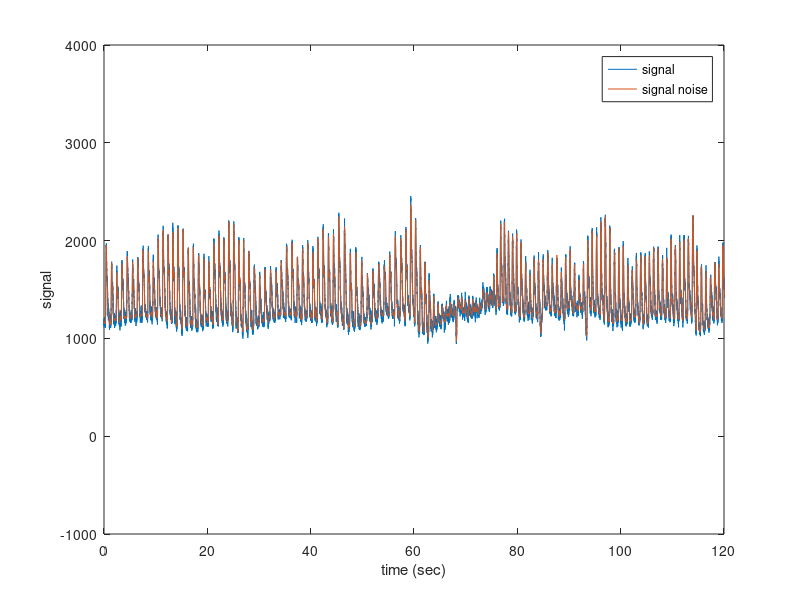
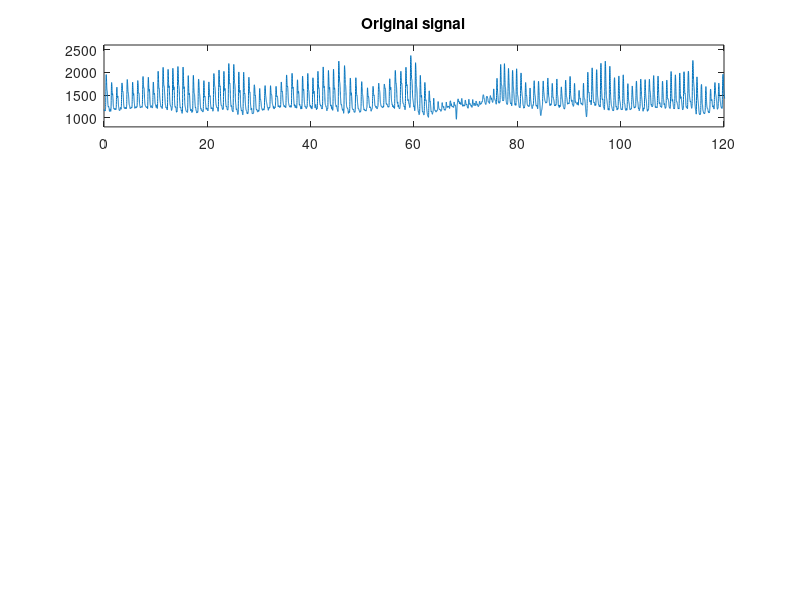

Recreate these plots in MATLAB, in order. (Note: this script raises an error after producing the figures.)
%% Algorithm 3: Using the wavelet decomposition for the denoising of PPG, 
clear all
close all
clc

addpath(genpath('./functions'));
addpath(genpath('./signals'));

%% Signal and data definition
signal = load('perfect_ppg.mat');
signal = signal.perfect_ppg;
time = load('time_perfect_ppg.mat');
time = time.time_perfect_ppg;
time = (time-time(1))*10^(-3);

snr = -15;
EB_N0 = 1;
v_bbgc = 10^(-snr(EB_N0)/10);
Fs = 128; % sampling frequency

% Generate original signal and a noisy version adding 
% a standard Gaussian white noise.
noise = v_bbgc*randn(1,length(signal))';
signal_noise = signal+noise;

figure, plot(time,signal_noise)
hold all
plot(time,signal), axis([0 120 -1000 4000])
xlabel('time (sec)')
ylabel('signal')
legend('signal','signal noise')
%% Wavelet Decomposition
% using the matlab function wden
lev = 5;

figure,
subplot(411), plot(time,signal), axis([0 120 800 2600]); 
title('Original signal'); 
 
% decomposition. 
[c,l] = wavedec(signal_noise,lev,'db5');
 
% threshold the decomposition structure [c,l].
xd1 = wden(c,l,'sqtwolog','s','sln',lev,'db5');

% Plot signal. 
subplot(412), plot(time,xd1), axis([0 120 800 2600]);
title('De-noised signal - by decomposition c,l');

% 'mln' for rescaling done using level-dependent estimation of level noise
xd2 = wden(signal_noise,'modwtsqtwolog','s','mln',lev,'sym8');

subplot(413), plot(time,xd2), axis([0 120 800 2600]);
title('level-dependent estimation of level noise');

[thr,sorh,keepapp] = ddencmp('den','wv',signal_noise);
xd3 = wdencmp('gbl',signal_noise,'db3',4,thr,sorh,keepapp);
subplot(414), plot(time,xd3), axis('tight');
title('using wdencmp');
%% Derivating the signal
x = xd1;
windowSize = 15;
b1 = (1/windowSize)*ones(1,windowSize);
a1 = 1;

b2 = [2,1,0,-1,-2];
a2 = 1;
filter_size = length(b2);

signal_filt1 = filtfilt(b1,a1,x);
signal_filter1 = filter(b2,a2,signal_filt1);

x = xd2';
signal_filt2 = filtfilt(b1,a1,x);
signal_filter2 = filter(b2,a2,signal_filt2);

x = xd3;
signal_filt2 = filtfilt(b1,a1,x);
signal_filter3 = filter(b2,a2,signal_filt1);
%% Peack Detection
[ R1, ind_R1 ] = detection_peack( signal_filter1, Fs, time, 0, 0.68, 0.2);
[ R2, ind_R2 ] = detection_peack( signal_filter2, Fs, time, 0, 0.68, 0.2);
[ R3, ind_R3 ] = detection_peack( signal_filter3, Fs, time, 0, 0.68, 0.2);

%% Pulse Obtention
[ pulse_min1 ] = pulse_ppg( length(signal), 30 ,ind_R1, Fs);
[ pulse_min2 ] = pulse_ppg( length(signal), 30 ,ind_R2, Fs);
[ pulse_min3 ] = pulse_ppg( length(signal), 30 ,ind_R3, Fs);

[ pulse1 ] = heart_rate(ind_R1);
[ pulse2 ] = heart_rate(ind_R2);
[ pulse3 ] = heart_rate(ind_R3);

figure,
plot(time/60,signal-mean(signal))
hold on
plot(time(filter_size*2:end)/60,signal_filter1(filter_size*2:end))
plot(ind_R1/60, R1,'x','linewidth',2),
plot(time(filter_size*2:end)/60,signal_filter2(filter_size*2:end))
plot(ind_R2/60, R2,'x','linewidth',2),
plot(time/60,signal_filter3)
plot(ind_R3/60, R3,'x','linewidth',2),
axis('tight')
legend('signal norm','signal filter1', 'Peack1','signal filter2', 'Peack2','signal 3','Peack3')
xlabel('time in min')
ylabel('signal')
title('Peack detection of a PPG')

figure,
plot(ind_R1(2:end), pulse1)
hold all
plot(ind_R2(2:end),pulse2)
plot(ind_R3(2:end),pulse3)
legend('pulse1','pulse2','pulse3')